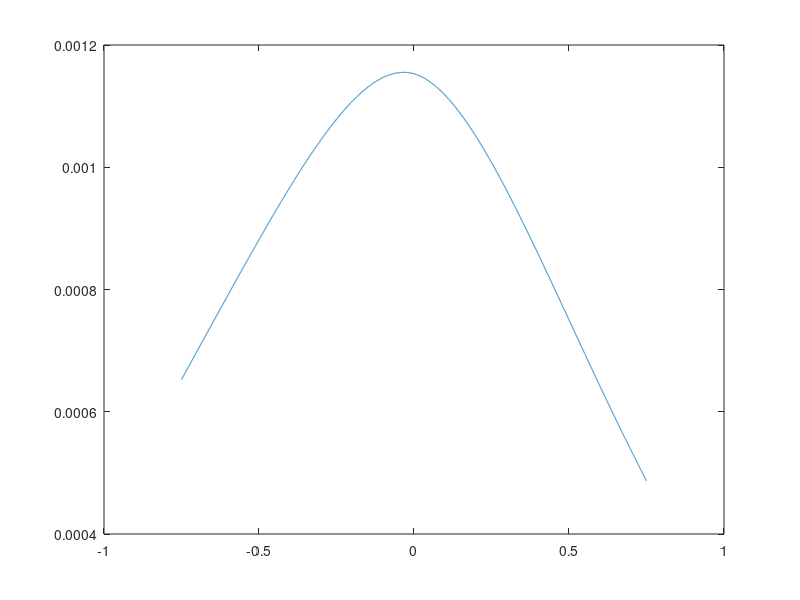
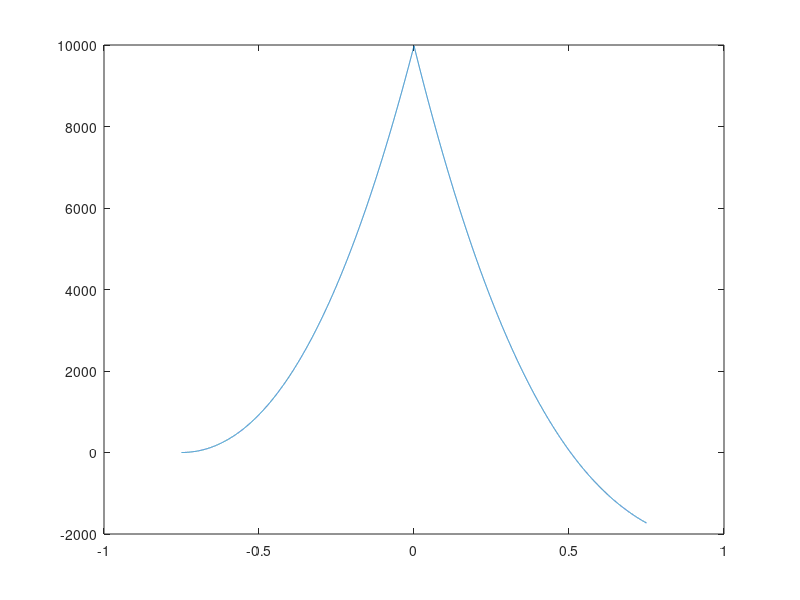

Here is the MATLAB script that generated these plots, in order:
%Derrik Adams
%ME 501 - Hmwk 8
%10-41
clear all
%Define Variables
k = 40.715e6; %N/m
b = 1.4666; %m^-1
a = .75; %m
E = 200e9; %N/m^2
Ix = 11e6; %mm^4
c = .152/2; %m
ba = b*a;
Dba = exp(-ba)*cos(ba);
Cba = exp(-ba)*(cos(ba)-sin(ba));
z = -.75:.0001:.75; %m
P = 60000; %N

for i=1:length(z)
    %If statements are for ABz and CBz, since ABz(-z)=ABz(z) and
    %CBz(-z)=CB(z)
    if z(i)<0
         y(i) = (P*b/(2*k))*((exp(-b*-z(i))*(sin(b*-z(i))+cos(b*-z(i))))+(2*Dba*exp(-b*(a+z(i)))*cos(b*(a+z(i))))+(Cba*exp(-b*(a+z(i)))*((cos(b*(a+z(i))))-sin(b*(a+z(i))))));
         M(i) = (P/(4*b))*(exp(-b*-z(i))*(cos(b*-z(i))-sin(b*-z(i)))-2*Dba*exp(-b*(a+z(i)))*sin(b*(a+z(i)))-Cba*exp(-b*(a+z(i)))*((sin(b*(a+z(i))))+cos(b*(a+z(i)))));
    else
         y(i) = (P*b/(2*k))*((exp(-b*z(i))*(sin(b*z(i))+cos(b*z(i))))+(2*Dba*exp(-b*(a+z(i)))*cos(b*(a+z(i))))+(Cba*exp(-b*(a+z(i)))*((cos(b*(a+z(i))))-sin(b*(a+z(i))))));
         M(i) = (P/(4*b))*(exp(-b*z(i))*(cos(b*z(i))-sin(b*z(i)))-2*Dba*exp(-b*(a+z(i)))*sin(b*(a+z(i)))-Cba*exp(-b*(a+z(i)))*((sin(b*(a+z(i))))+cos(b*(a+z(i)))));
    end
end

figure(1)
plot(z,y);
ymax = max(y);
zmaxy = z(find(y==ymax));
figure(2)
plot(z,M);
Mmax = max(M);
zmaxm = z(find(M==Mmax));

%Solve for stress in rod and beam
stress_rod = E*(ymax/2.5);
stress_beam = Mmax*c/(Ix*(1/1000)^4);